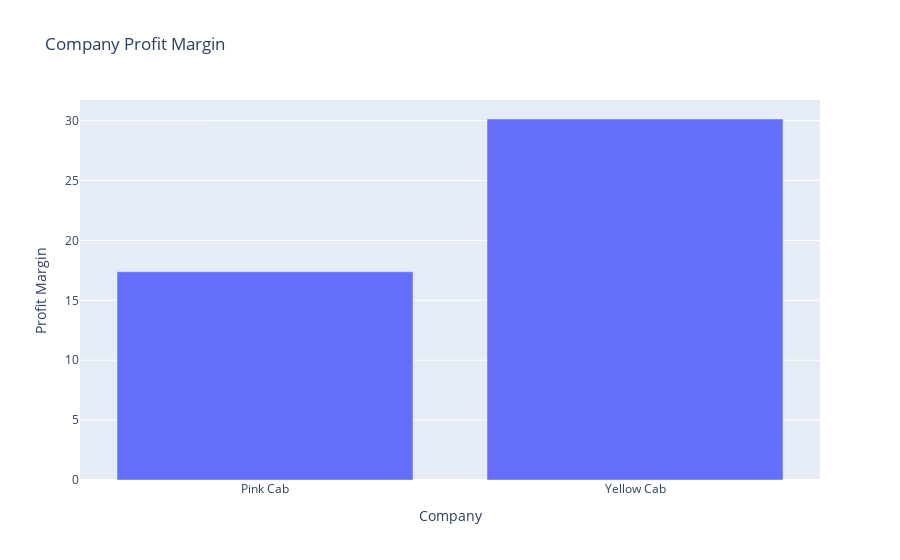

Source (notebook cell):
### Code cell
# Visualizing the above dataframe

px.bar(company_profit_margin,x='Company',y='Profit Margin',title='Company Profit Margin',labels=['Cab Company','Profit Margin'])

### Figure 1 — Plotly figure (JSON) as saved in the notebook; plotly's stock layout.template omitted (floating-point values rounded to 4 significant figures)
{"data": [{"alignmentgroup": "True", "hovertemplate": "Company=%{x}<br>Profit Margin=%{y}<extra></extra>", "legendgroup": "", "marker": {"color": "#636efa", "pattern": {"shape": ""}}, "name": "", "offsetgroup": "", "orientation": "v", "showlegend": false, "textposition": "auto", "type": "bar", "x": ["Pink Cab", "Yellow Cab"], "xaxis": "x", "y": [17.38, 30.13], "yaxis": "y"}], "layout": {"autosize": true, "barmode": "relative", "legend": {"tracegroupgap": 0}, "title": {"text": "Company Profit Margin"}, "xaxis": {"anchor": "y", "autorange": true, "domain": [0, 1], "range": [-0.5, 1.5], "title": {"text": "Company"}, "type": "category"}, "yaxis": {"anchor": "x", "autorange": true, "domain": [0, 1], "range": [0, 31.72], "title": {"text": "Profit Margin"}, "type": "linear"}}}
